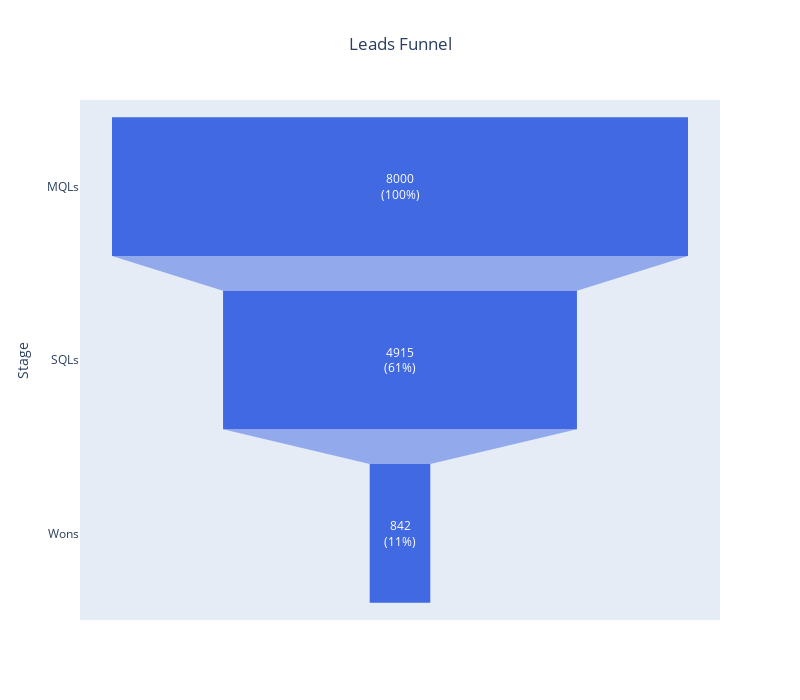
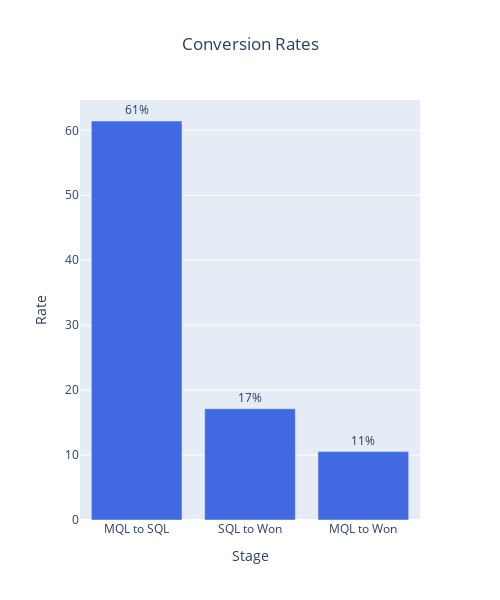

These figures' notebook cell, in order:
### Markdown cell above
## Funnel

### Code cell
import plotly.express as px
import pandas as pd
from plotly import graph_objects as go

# Sample data unpacked from the dataframe
total_mqls = total_funnel['TOTAL_MQLS'][0]
total_sqls = total_funnel['TOTAL_SQLS'][0]
total_wons = total_funnel['TOTAL_WONS'][0]

mql_to_sql_rate = total_funnel['MQL_TO_SQL_RATE'][0]
sql_to_won_rate = total_funnel['SQL_TO_WON_RATE'][0]
mql_to_won_rate = total_funnel['MQL_TO_WON_RATE'][0]

# Create a DataFrame with the funnel stages values
funnel_data = pd.DataFrame({
    'Stage': ['MQLs', 'SQLs', 'Wons'],
    'Value': [total_mqls, total_sqls, total_wons]
})

# Calculate percentages for each stage relative to total MQLs
funnel_data['Percentage'] = (funnel_data['Value'] / total_mqls) * 100

# Create a column that combines the Value and Percentage with a line break using HTML tags
funnel_data['Text'] = funnel_data['Value'].astype(int).astype(str) + '<br>(' + funnel_data['Percentage'].round(0).astype(int).astype(str) + '%)'

# Create the funnel chart
fig_funnel = px.funnel(funnel_data, x='Value', y='Stage', title='Leads Funnel', text='Text')

# Set the size of the funnel chart (width, height)
fig_funnel.update_layout(
    width=800,  # Width in pixels
    height=700,  # Height in pixels
    title_x=0.5,  # Center the title
)

# Customize the funnel chart to display value and percentage text with a line break using HTML
fig_funnel.update_traces(texttemplate='%{text}', textposition='inside', marker=dict(color='royalblue'))

# Create a DataFrame with the rates
rate_data = pd.DataFrame({
    'Stage': ['MQL to SQL', 'SQL to Won', 'MQL to Won'],
    'Rate': [mql_to_sql_rate, sql_to_won_rate, mql_to_won_rate]
})

# Create a bar plot for the rates
fig_rates = px.bar(rate_data, x='Stage', y='Rate', title='Conversion Rates', text='Rate')

# Set the size of the rates chart (width, height)
fig_rates.update_layout(
    width=500,  # Width in pixels
    height=600,  # Height in pixels
    title_x=0.5,  # Center the title
)

# Customize the bar plot for better display
fig_rates.update_traces(texttemplate='%{text:.0f}%', textposition='outside', marker=dict(color='royalblue'))

# Show both plots
fig_funnel.show()
fig_rates.show()

### Figure 1 — Plotly figure (JSON) as saved in the notebook; plotly's stock layout.template omitted (floating-point values rounded to 4 significant figures)
{"data": [{"hovertemplate": "Value=%{x}<br>Stage=%{y}<br>Text=%{text}<extra></extra>", "legendgroup": "", "marker": {"color": "royalblue"}, "name": "", "orientation": "h", "showlegend": false, "text": ["8000<br>(100%)", "4915<br>(61%)", "842<br>(11%)"], "textposition": "inside", "texttemplate": "%{text}", "type": "funnel", "x": [8000, 4915, 842], "xaxis": "x", "y": ["MQLs", "SQLs", "Wons"], "yaxis": "y"}], "layout": {"height": 700, "legend": {"tracegroupgap": 0}, "title": {"text": "Leads Funnel", "x": 0.5}, "width": 800, "xaxis": {"anchor": "y", "domain": [0, 1], "title": {"text": "Value"}}, "yaxis": {"anchor": "x", "domain": [0, 1], "title": {"text": "Stage"}}}}

### Figure 2 — Plotly figure (JSON) as saved in the notebook; plotly's stock layout.template omitted (floating-point values rounded to 4 significant figures)
{"data": [{"hovertemplate": "Stage=%{x}<br>Rate=%{text}<extra></extra>", "legendgroup": "", "marker": {"color": "royalblue", "pattern": {"shape": ""}}, "name": "", "orientation": "v", "showlegend": false, "text": [61.44, 17.13, 10.53], "textposition": "outside", "texttemplate": "%{text:.0f}%", "type": "bar", "x": ["MQL to SQL", "SQL to Won", "MQL to Won"], "xaxis": "x", "y": [61.44, 17.13, 10.53], "yaxis": "y"}], "layout": {"barmode": "relative", "height": 600, "legend": {"tracegroupgap": 0}, "title": {"text": "Conversion Rates", "x": 0.5}, "width": 500, "xaxis": {"anchor": "y", "domain": [0, 1], "title": {"text": "Stage"}}, "yaxis": {"anchor": "x", "domain": [0, 1], "title": {"text": "Rate"}}}}
